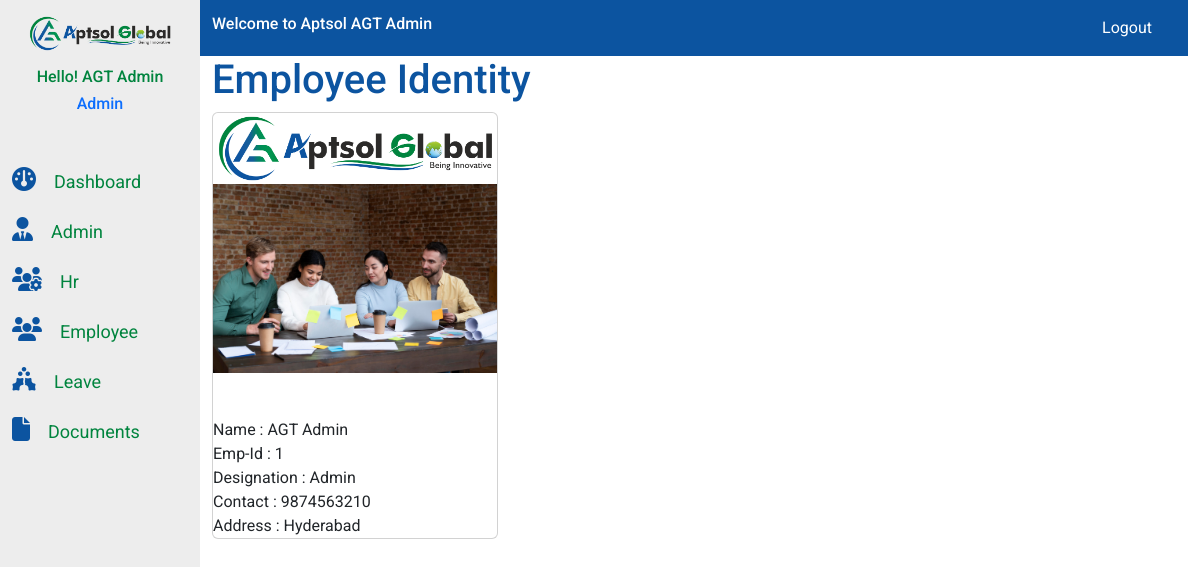
Screenshot of /Id_card/1/ (signed in) with the database file from the repository.
### AGT_admin_app/models.py (models this page shows, shortened)
class Employee_detail(models.Model):
    image=models.ImageField(upload_to="images",null=True,blank=True)
    First_Name = models.CharField(max_length=50)
    Last_Name = models.CharField(max_length=50)
    Email = models.EmailField()
    Contact = models.BigIntegerField()
    Emp_Id = models.CharField(primary_key=True,max_length=20)
    Department = models.ForeignKey(Depart,on_delete=models.CASCADE)
    Designation = models.CharField(max_length=50)
    Salary = models.DecimalField(max_digits=10, decimal_places=2)
    BasicPay = models.DecimalField(max_digits=10, decimal_places=2)
    PAN = models.CharField(max_length=10)
    UAN = models.BigIntegerField()
    BankAccount = models.BigIntegerField()
    Location = models.CharField(max_length=50)

### AGT_Hr/views.py (the view)
# urls.py: path('Id_card/<slug:Emp_Id>/',views.ID_Card,name="Id_card"),
def ID_Card(request,Emp_Id):
    if request.user.is_authenticated:
        emps=Employee_detail.objects.get(Emp_Id=Emp_Id)
        context={"emps":emps,
                "emp":emps
                }
        return render(request,"agt_Id.html",context)
    else:
        return render(request,'login.html')

### AGT_Hr/templates/agt_Id.html (shortened to what this page needs)
{% extends "base.html"%}
{% load static %}
{% block mainnavcontent%}
<div class="row">
    <div class="col-md-12">
        <h1 class="admin-head">Employee Identity</h1>
    </div>
</div>
<div class="row">
    <div class="col-md-6">
        <div class="card Id_card">
            <div class="card-image">
                <img src="{% static 'assets/images/Logo/logo.png'%}" class="img-fluid" alt="Id-Card Logo">
            </div>
            <div class="emp-image">
                <img src="{{emps.image.url}}" class="img-fluid" alt="Employee-Image">
            </div>
            <div class="card_content">
                <ul class="list-group list_card">
                    <li class="list-item id_details">
                        Name : {{emps.First_Name}} {{emps.Last_Name}}
                    </li>
                    <li class="list-item id_details">
                        Emp-Id : {{emps.Emp_Id}}
                    </li>
                    <li class="list-item id_details">
                        Designation : {{emps.Designation}}
                    </li>
                    <li class="list-item id_details">
                        Contact : {{emps.Contact}}
                    </li>
                    <li class="list-item id_details">
                        Address : {{emps.Location}}
                    </li>
                </ul>
            </div>
        </div>
    </div>
</div>
{% endblock mainnavcontent%}

### AGT_app/templates/base.html (shortened to what this page needs)
{% load static %}
<!DOCTYPE html>
<html lang="en">
<head>
    <link rel="stylesheet" href="https://cdnjs.cloudflare.com/ajax/libs/font-awesome/6.5.1/css/all.min.css" />
    <link rel="stylesheet" href="{% static 'assets/css/bootstrap.min.css'%}">
    <link rel="stylesheet" href="{% static 'assets/css/style.css'%}">
    <link rel="stylesheet" href="{% static 'assets/css/media.css'%}">
</head>
<body>
   <div class="main-navbarflex">
    <section class="sidenav">
        <div class="sidenav_side">
            <div class="container">
                <div class="row">
                    <div class="col-md-12">
                        <div class="side_nav">
                            <div class="logoApt">
                               <a href="/home">
                                <img src="{% static 'assets/images/Logo/logo.png'%}" class="img-fluid" alt="logo">
                               </a>
                            </div>
                            <div class="username1">
                               <a href="/Employee_info"><h3 class="user_con">Hello! {{emp.First_Name}} {{emp.Last_Name}}</h3></a>
                               <a href="{% url 'Emp_info' emp.Emp_Id %}"><h6 class="user_designation text-center">{{emp.Designation}}</h6></a>
                            </div>
                        </div>
                    </div>
                </div>
                <div class="row">
                    <div class="col-md-12">
                        <div class="sidenav_items">
                            <ul class="list-group">
                                <li class="list-items"><a href="/home"><i class="fa-solid fa-gauge side-icons"></i><span class="side-item">Dashboard</span></a></li>
                                {% if user.is_superuser  %}
                                <li class="list-items"><a href="/admin_app"><i class="fa-solid fa-user-tie side-icons"></i><span class="side-item" >Admin</span></a></li>
                                {% endif %}
                                {% if user.is_staff %}
                                <li class="list-items"><a href="/Hr_manage"><i class="fa-solid fa-users-gear side-icons"></i><span class="side-item">Hr</span></a></li>
                                {% endif %}
                                <li class="list-items"><a href="/Employee_info"><i class="fa-solid fa-users side-icons"></i><span class="side-item">Employee</span></a></li>
                                <li class="list-items"><a href=""><i class="fa-solid fa-holly-berry side-icons"></i><span class="side-item">Leave</span></a></li>
                                <li class="list-items"><a href=""><i class="fa-solid fa-file side-icons"></i><span class="side-item">Documents</span></a></li>
                            </ul>
                        </div>
                    </div>
                </div>
            </div>
        </div>
    </section>
    <section class="main-nav">
        <div class="container">
            <div class="row">
                <div class="col-md-12">
                    <nav class="navbar navbar-expand-lg">
                        <div class="container">
                          <a href="/Employee_info"><h3 class="user_name">Welcome to Aptsol {{emp.First_Name}} {{emp.Last_Name}}</h3></a>
                          <div class="collapse navbar-collapse" id="navbarSupportedContent">
                            <ul class="navbar-nav ms-auto mb-2 mb-lg-0">
                              <li class="nav-item">
                                <a class="nav-link" href="#"></a>
                              </li>
                              <li class="nav-item">
                                <a class="nav-link" aria-current="page" href="/logout">Logout</a>
                              </li>
                              <li class="nav-item">
                                <a class="nav-link" href="#"></a>
                              </li>
                            </div>
                        </div>
                      </nav>
                </div>
            </div>
        </div>
       <section class="main-content">
        <div class="container">
            {% block mainnavcontent%}
            {% endblock mainnavcontent%}
        </div>
       </section>
    </section>
   </div>
</body>
</html>

### static/assets/css/style.css (style rules this page uses)
* { margin: 0; padding: 0; box-sizing: border-box; list-style: none; font-family: "Roboto", sans-serif; }
a { text-decoration: none; }
.main-navbarflex { display: inline-flex; }
section.sidenav { width: 20%; background:#00000012; min-height: 100vh; }
.main-nav { width: 100%; }
.logoApt { padding: 15px; }
nav.navbar { background: #0c54a0; margin-left: -12px; }
ul.list-group { margin: -15px 0px 0 0px; padding: 30px; }
h3.user_con { color: #00843e; font-size: 16px; text-align: center; }
a.nav-link { color: #fff !IMPORTANT; }
li.list-items { margin-bottom: 20px; font-size: 20px; font-weight: 400; }
span.side-item { margin-left: 20px; color: #00843e; }
i.fa-solid { color: #0c54a0; font-size: 25px; }
h3.user_name { color: #fff; font-size: 16px; }
h1.admin-head { color: #0c54a0; }
.card.Id_card { width: 60%; }

### static/assets/css/media.css (style rules this page uses)
@media only screen and (min-width:1023px) and (max-width:1360px) { ul.list-group { padding: 0; margin: 45px 0 0 0px; } }
@media only screen and (min-width:1023px) and (max-width:1360px) { span.side-item { margin-left: 18px; color: #00843e; font-size: 18px; } }
@media only screen and (min-width:1023px) and (max-width:1360px) { i.fa-solid { color: #0c54a0; font-size: 24px } }

### rows the page displays
Employee_detail: First_Name "AGT", Last_Name "Admin", Designation "Admin", image (picture), Emp_Id "1", Contact "9874563210", Location "Hyderabad"
